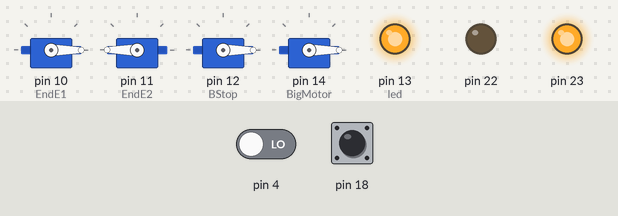
Simulated run of this sketch. Board: Arduino Mega 2560, built with avr-gcc and run on an emulated ATmega2560. Parts: 4 × servo, output pins drawn as LEDs (lit = HIGH). The inputs (shaded band) are chosen by the test bench; at power-on: pin 4 LOW, pin 18 HIGH.

Above: at 1.5 s.
1.6 s: pin 4 driven HIGH
At 2.9 s:
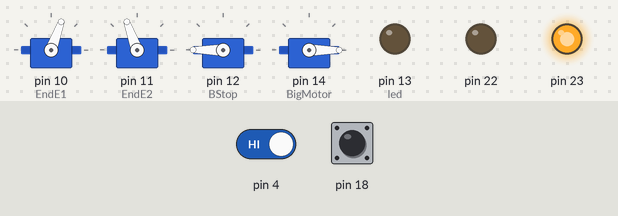
At 6.43 s:
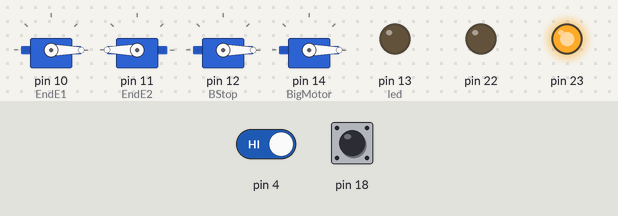
Timing chart, 0 to 12.6 s (numbered marks = the images above; inputs shaded):
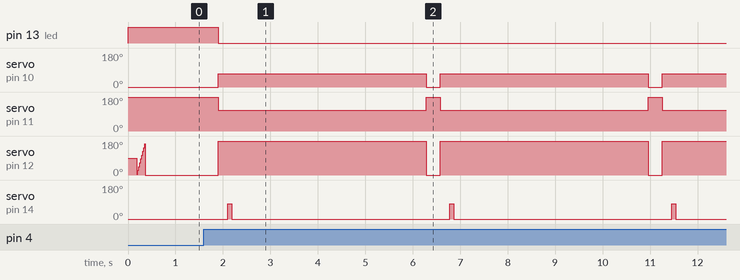

The sketch:

399_Motor_Encoder_Talk.ino
```cpp
// Simple LED blink

#include <Servo.h>
#define HWSERIAL Serial2

#define MAX_RX_MESSAGE 100


String s1 ;

Servo EndE1;
Servo EndE2;
Servo BStop;
Servo BigMotor;

bool state = 0;
bool stet;
bool donePID;
int PIDError = 70;
const int led = LED_BUILTIN;
int counter = 0;
int error;
//float Kp = 0.02;
//float Ki = 0.12;
//float Kd = 0.000013;
float Kp = 0;
float Ki = 0;
float Kd = 0;
float deriv =0;


int middle = 109;

float intError = 0 ;
float newVel;
float newVelAbs;
float dt = 0.02;
int prevError = 1;
int velCap = 60;
boolean calState = false;
boolean shotReset = true;
int statFricAdd = 30;


void setup() {
  pinMode(led, OUTPUT);
  pinMode(23, OUTPUT);
  pinMode(22,OUTPUT);
  pinMode(4,INPUT);
  pinMode(18,INPUT);
  pinMode(19,INPUT);
  pinMode(0,INPUT);
  EndE1.attach(10,1000,2000);
  EndE2.attach(11,1000,2000);
  BStop.attach(12,1000,2000);
  BigMotor.attach(14,400,2200);
  BigMotor.write(0);
  digitalWrite(23,HIGH);
  HWSERIAL.begin(230400,SERIAL_8N1);
  HWSERIAL.write('b');
  HWSERIAL.write('\n');
  digitalWrite(led,HIGH);
  analogWrite(22,110);
  //Serial.println("Calibrating encoder");
  while(calState != HIGH){
    calState = digitalRead(18);
  }
  analogWrite(22,0);
  HWSERIAL.write('b');
  HWSERIAL.write('\n');
  Serial.println("Encoder Calibrated");
  Serial.println("Testing Servos");
  for(int i = 0; i < 36; i++){
    counter = (counter *3) % 180 ;
    EndE1.write(counter);
    EndE2.write(180 - counter);
    delay(5);
  }

  for(int i = 0; i < 36; i++){
    counter = (counter +5) % 180 ;
    BStop.write(counter);
    delay(5);
  }
  //PID(goal);
  Serial.println("Servos Have been tested");
  Serial.println("ensuring bigmotor safety");
  //BigMotor.write(87);
  //while(shotReset != LOW){
  //      shotReset = digitalRead(0);
        //Serial.println("waiting");

  //    }
  shotReset = true;
  //BigMotor.write(0);
  //analogWrite(13,0);
  Serial.println("Done");
}

String getEncPos(){
    HWSERIAL.write('a');
    HWSERIAL.write('\n');

    //recieve the shit
    int incomingByte;
    //while( HWSERIAL.available() == 0){
    //  delay(1);
    //}
    //if (HWSERIAL.available() > 0) {
    //Serial.print("Reading now");
    String s1 = HWSERIAL.readStringUntil("\n");

      //incomingByte = HWSERIAL.read();


      //Serial.println(incomingByte, DEC);
      //HWSERIAL.print("UART received:");
      //HWSERIAL.println(incomingByte, DEC);
      //}
    //Serial.print("UART received: ");
    //Serial.println(s1);
    return s1;
}

void PID(int PIDGoal){
  donePID = false;

  shotReset = digitalRead(1);
  while(donePID == false){
    String pos = getEncPos();

    error = PIDGoal - pos.toInt();
    Serial.println(error);
    intError = intError + error*dt;
    deriv = (error-prevError)/dt;
    newVel = (Kp*error) + (Ki*intError) + (Kd * (deriv));
        //Serial.print(newVel);
        //Serial.print("\n");


    //Serial.println(deriv);
    //if(newVel < 0){
    //  digitalWrite(23,HIGH);
    //      newVel = newVel - statFricAdd;
    //}else{
    //      digitalWrite(23,LOW);
    //      newVel = newVel + statFricAdd;
    //  }
        //Serial.print("\n error:");

        //Serial.print("    ");

        //newVelAbs = (1 + statFricAdd/100) * abs(newVel);
    //newVelAbs = abs(newVel);
    //if(newVel > velCap){
    //      if(newVel > 0 ){
    //        newVel = velCap;
    //      }else{
    //        newVel = -1* velCap;
    //      }
    //    }
    newVel = -1* constrain(newVel,-100,100);
    newVel = map(newVel,-100,100,middle-velCap,middle+velCap);
    //analogWrite(22,newVelAbs);
    shotReset = digitalRead(1);
    if(shotReset == LOW){
      Serial.println("FUCK");
      newVel = 0;
      donePID = true;

      };
    BigMotor.write(newVel);
    //Serial.println(newVel);
    prevError = error;

    if(abs(error) < PIDError && abs(deriv) < 0.5){
      donePID = true;
      //Serial.println("FUCKKK YES");
      BigMotor.write(0);
    }
  }

}


void loop() {

  stet = digitalRead(4);
//  while(true){
//    digitalWrite(led,HIGH);
//    delay(200);
//    digitalWrite(led,LOW);
//    delay(200);
//  }

  if (stet == HIGH){
    delay(300);
    //Serial.print("THIS SHIT HIGH AS FUCK");
    digitalWrite(led, LOW);
    if(state == HIGH){
      state = false;
    }else{
      state = true;
    }
    //Serial.print(state);
  }else{
    delay(1);
    //Serial.print("lowwwww \n");
  }
  if (state == 1){
      HWSERIAL.write('b');
      HWSERIAL.write('\n');
      Serial.println("Doing a shoot");
      //Serial.println("if");
      counter = 70;
      EndE1.write(counter);
      EndE2.write(180 - counter);


      //PID(goal);
      BStop.write(250);
      delay(200);
      BigMotor.write(80);
      delay(80);
      //BigMotor.write(100);
      BigMotor.write(125);
      Serial.println("This shoot went:");
      BigMotor.write(0);
      Serial.println(getEncPos());
      delay(3000);

      //PID(0);
      delay(100);
      //BigMotor.write(100);
      shotReset = true;


      state = 0;
      BStop.write(0);
      counter = 0;
      EndE1.write(counter);
      EndE2.write(180 - counter);


  }else{
    analogWrite(22,0);
    digitalWrite(23,HIGH);
    //for(int i = middle-velCap; i < middle+velCap; i++){
    //  Serial.println(i);
    //  BigMotor.write(i);
    //  delay(80);
    //}


  }


  digitalWrite(4,LOW);

}
```

Measured:
- after the input at 1.6 s, pin 13 (led): HIGH → LOW after 0.30 s; servo on pin 10 (EndE1): alternates 70° for 4.4 s and 0° for 0.30 s, starting after 0.30 s
